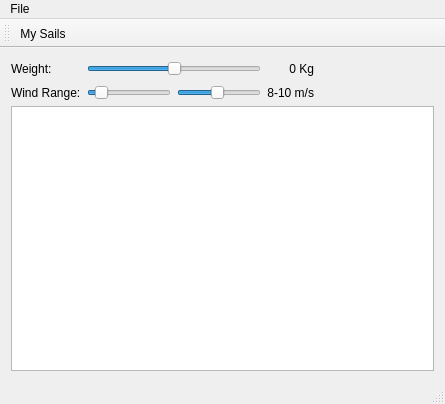
<?xml version="1.0" encoding="UTF-8"?>
<ui version="4.0">
 <class>MainWindow</class>
 <widget class="QMainWindow" name="MainWindow">
  <property name="geometry">
   <rect>
    <x>0</x>
    <y>0</y>
    <width>445</width>
    <height>404</height>
   </rect>
  </property>
  <property name="minimumSize">
   <size>
    <width>350</width>
    <height>300</height>
   </size>
  </property>
  <property name="windowTitle">
   <string>Windsurfing Sail Size Calculator</string>
  </property>
  <property name="layoutDirection">
   <enum>Qt::LeftToRight</enum>
  </property>
  <property name="unifiedTitleAndToolBarOnMac">
   <bool>false</bool>
  </property>
  <widget class="QWidget" name="centralWidget">
   <property name="sizePolicy">
    <sizepolicy hsizetype="Preferred" vsizetype="Preferred">
     <horstretch>0</horstretch>
     <verstretch>0</verstretch>
    </sizepolicy>
   </property>
   <layout class="QGridLayout" name="gridLayout">
    <item row="0" column="0">
     <widget class="QLabel" name="weightTextLabel">
      <property name="text">
       <string>Weight:</string>
      </property>
     </widget>
    </item>
    <item row="0" column="1">
     <layout class="QHBoxLayout" name="horizontalLayout">
      <item>
       <widget class="QSlider" name="weightSlider">
        <property name="minimum">
         <number>40</number>
        </property>
        <property name="maximum">
         <number>120</number>
        </property>
        <property name="value">
         <number>80</number>
        </property>
        <property name="orientation">
         <enum>Qt::Horizontal</enum>
        </property>
       </widget>
      </item>
     </layout>
    </item>
    <item row="0" column="2">
     <widget class="QLabel" name="weightLabel">
      <property name="text">
       <string>0 Kg</string>
      </property>
      <property name="alignment">
       <set>Qt::AlignRight|Qt::AlignTrailing|Qt::AlignVCenter</set>
      </property>
     </widget>
    </item>
    <item row="2" column="1">
     <layout class="QGridLayout" name="windRangeLayout">
      <item row="0" column="1">
       <widget class="QSlider" name="windSlider2">
        <property name="minimum">
         <number>1</number>
        </property>
        <property name="maximum">
         <number>30</number>
        </property>
        <property name="value">
         <number>15</number>
        </property>
        <property name="orientation">
         <enum>Qt::Horizontal</enum>
        </property>
       </widget>
      </item>
      <item row="0" column="0">
       <widget class="QSlider" name="windSlider1">
        <property name="minimum">
         <number>1</number>
        </property>
        <property name="maximum">
         <number>30</number>
        </property>
        <property name="value">
         <number>4</number>
        </property>
        <property name="orientation">
         <enum>Qt::Horizontal</enum>
        </property>
       </widget>
      </item>
     </layout>
    </item>
    <item row="2" column="2">
     <widget class="QLabel" name="windRangeLabel">
      <property name="text">
       <string>8-10 m/s</string>
      </property>
      <property name="alignment">
       <set>Qt::AlignRight|Qt::AlignTrailing|Qt::AlignVCenter</set>
      </property>
     </widget>
    </item>
    <item row="3" column="0" colspan="4">
     <widget class="QTableView" name="sailSizeTable">
      <property name="sizePolicy">
       <sizepolicy hsizetype="Expanding" vsizetype="Expanding">
        <horstretch>0</horstretch>
        <verstretch>0</verstretch>
       </sizepolicy>
      </property>
      <property name="minimumSize">
       <size>
        <width>0</width>
        <height>0</height>
       </size>
      </property>
      <property name="showDropIndicator" stdset="0">
       <bool>false</bool>
      </property>
      <property name="alternatingRowColors">
       <bool>true</bool>
      </property>
      <property name="selectionMode">
       <enum>QAbstractItemView::NoSelection</enum>
      </property>
      <attribute name="verticalHeaderVisible">
       <bool>false</bool>
      </attribute>
     </widget>
    </item>
    <item row="0" column="3">
     <spacer name="horizontalSpacer">
      <property name="orientation">
       <enum>Qt::Horizontal</enum>
      </property>
      <property name="sizeHint" stdset="0">
       <size>
        <width>40</width>
        <height>20</height>
       </size>
      </property>
     </spacer>
    </item>
    <item row="2" column="0">
     <widget class="QLabel" name="windRangeDispLabel">
      <property name="text">
       <string>Wind Range:</string>
      </property>
     </widget>
    </item>
   </layout>
  </widget>
  <widget class="QMenuBar" name="menuBar">
   <property name="geometry">
    <rect>
     <x>0</x>
     <y>0</y>
     <width>445</width>
     <height>22</height>
    </rect>
   </property>
   <widget class="QMenu" name="menuFile">
    <property name="title">
     <string>File</string>
    </property>
    <addaction name="actionQuit"/>
   </widget>
   <addaction name="menuFile"/>
  </widget>
  <widget class="QStatusBar" name="statusBar"/>
  <widget class="QToolBar" name="toolBar">
   <property name="windowTitle">
    <string>toolBar</string>
   </property>
   <attribute name="toolBarArea">
    <enum>TopToolBarArea</enum>
   </attribute>
   <attribute name="toolBarBreak">
    <bool>false</bool>
   </attribute>
   <addaction name="sailsAction"/>
  </widget>
  <action name="actionQuit">
   <property name="text">
    <string>Quit</string>
   </property>
  </action>
  <action name="sailsAction">
   <property name="text">
    <string>My Sails</string>
   </property>
  </action>
 </widget>
 <layoutdefault spacing="6" margin="11"/>
 <resources/>
 <connections/>
</ui>
